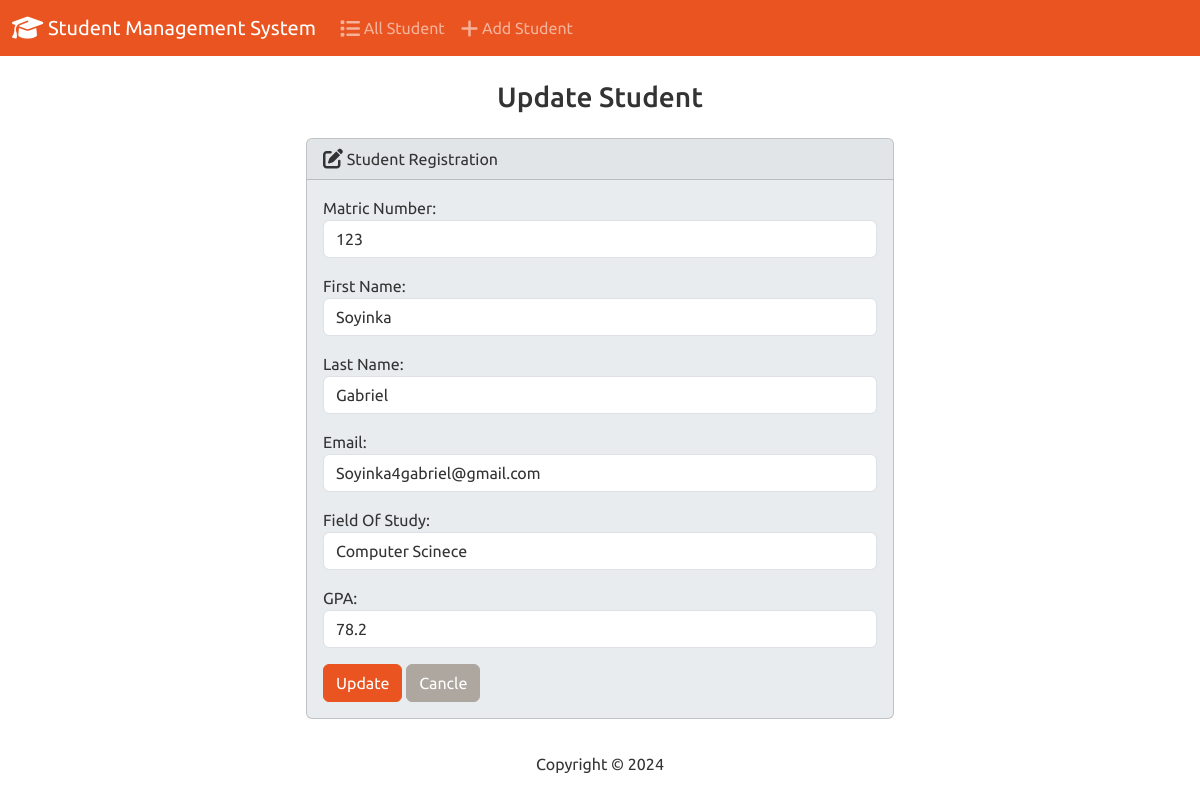
Page /edit/4/ on the committed database.
### students/models.py (models this page shows, shortened)
class Student(models.Model):
    matric_number = models.PositiveIntegerField()
    first_name = models.CharField(max_length=50)
    last_name = models.CharField(max_length=50)
    email = models.EmailField(max_length=100)
    field_of_study = models.CharField(max_length=100)
    gpa = models.FloatField()

### students/views.py (the view)
# urls.py: path('edit/<int:id>/', views.edit, name='edit'),
def edit(request, id):
    if request.method == "POST":
        student = Student.objects.get(pk=id)
        form = StudentForm(request.POST, instance=student)
        if form.is_valid():
            form.save()
            return render(request, 'students/edit.html',{
                'form': form,
                'success': True
            })
    else:
        student = Student.objects.get(pk=id)
        form = StudentForm(instance=student)
        return render(request, 'students/edit.html',{
                'form': form,
            })

### students/forms.py
class StudentForm(forms.ModelForm):
    class Meta:
        model= Student
        fields= ['matric_number', 'first_name', 'last_name', 'email', 'field_of_study', 'gpa']
        labels= {
            'matric_number': 'Matric Number',
            'first_name': 'First Name',
            'last_name': 'Last Name',
            'email': 'Email',
            'field_of_study': 'Field Of Study',
            'gpa' :'GPA',
        }
        widgets={
            'matric_number': forms.NumberInput(attrs={'class': 'form-control'}),
            'first_name': forms.TextInput(attrs={'class': 'form-control'}),
            'last_name': forms.TextInput(attrs={'class': 'form-control'}),
            'email': forms.EmailInput(attrs={'class': 'form-control'}),
            'field_of_study': forms.TextInput(attrs={'class': 'form-control'}),
            'gpa': forms.NumberInput(attrs={'class': 'form-control'}),
        }

### students/templates/students/edit.html (shortened to what this page needs)
{% extends "students/base.html" %}
{% block body %}
    <h3 class="text-center m-4">Update Student</h3>
    {% if success %}
        <div class="alert alert-success" role="alert">
            The student was updated successfully.
            <a href="{% url 'index' %}" class="alert-link">Go to home page</a>
        </div>
    {% else %}
        <div class="row justify-content-center">
            <div class="col-6">
                <div class="card bg-light mb-3" >
                    <div class="card-header">
                        <i class="fa-solid fa-regular fa-pen-to-square fa-lg"></i> Student Registration
                    </div>
                    <div class="card-body">
                        <form  action="" method="POST">
                        {{ form.as_p }}
                        <button type="submit" class="btn btn-primary">Update</button>
                        <a href="{% url 'index' %}" class="btn btn-secondary">Cancle</a>
                        </form>
                    </div>
                </div>
            </div>
        </div>
    {% endif %}
{% endblock %}

### rows in the picture
Student: matric_number "123", first_name "Soyinka", last_name "Gabriel", email "Soyinka4gabriel@gmail.com", field_of_study "Computer Scinece", gpa "78.2"
